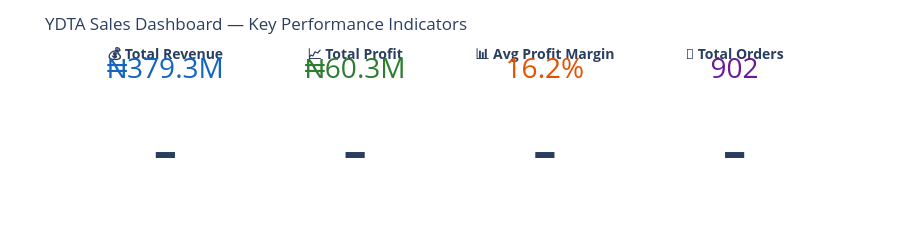

Here is the notebook cell this chart was saved with:
### Code cell
total_revenue = data_balanced['Total_Sales'].sum() 
total_profit  = data_balanced['Profit'].sum() 
avg_margin    = data_balanced['Profit_Margin'].mean() 
total_orders  = data_balanced['Order_ID'].nunique() 
  
fig = go.Figure() 
kpis = [ 
    ('💰 Total Revenue',     f'₦{total_revenue/1e6:.1f}M', '#1565C0'), 
    ('📈 Total Profit',      f'₦{total_profit/1e6:.1f}M',  '#2E7D32'), 
    ('📊 Avg Profit Margin', f'{avg_margin:.1f}%',          '#E65100'), 
    ('🛒 Total Orders',      f'{total_orders:,}',           '#6A1B9A'), 
] 
  
for i, (label, value, color) in enumerate(kpis): 
    fig.add_trace(go.Indicator( 
        mode='number', 
        value=None, 
        title={'text': f'<b>{label}</b><br>' 
               f'<span style="font-size:28px;color:{color}">{value}</span>', 
               'font': {'size': 14}}, 
        domain={'row': 0, 'column': i} 
    )) 
  
fig.update_layout( 
    grid={'rows': 1, 'columns': 4}, 
    height=160, 
    title='YDTA Sales Dashboard — Key Performance Indicators', 
    margin={'t': 60, 'b': 10} 
) 
fig.show()

### Figure 1 — Plotly figure (JSON) as saved in the notebook; plotly's stock layout.template omitted (floating-point values rounded to 4 significant figures)
{"data": [{"domain": {"column": 0, "row": 0}, "mode": "number", "title": {"font": {"size": 14}, "text": "<b>💰 Total Revenue</b><br><span style=\"font-size:28px;color:#1565C0\">₦379.3M</span>"}, "type": "indicator"}, {"domain": {"column": 1, "row": 0}, "mode": "number", "title": {"font": {"size": 14}, "text": "<b>📈 Total Profit</b><br><span style=\"font-size:28px;color:#2E7D32\">₦60.3M</span>"}, "type": "indicator"}, {"domain": {"column": 2, "row": 0}, "mode": "number", "title": {"font": {"size": 14}, "text": "<b>📊 Avg Profit Margin</b><br><span style=\"font-size:28px;color:#E65100\">16.2%</span>"}, "type": "indicator"}, {"domain": {"column": 3, "row": 0}, "mode": "number", "title": {"font": {"size": 14}, "text": "<b>🛒 Total Orders</b><br><span style=\"font-size:28px;color:#6A1B9A\">902</span>"}, "type": "indicator"}], "layout": {"grid": {"columns": 4, "rows": 1}, "height": 160, "margin": {"b": 10, "t": 60}, "title": {"text": "YDTA Sales Dashboard — Key Performance Indicators"}}}
